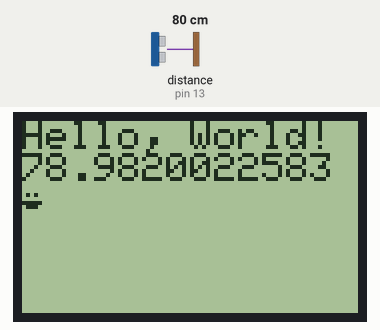
Simulated run of this sketch. Board: Arduino Uno, built with avr-gcc and run on an emulated ATmega328P. Parts: 84×48 one-colour display. Wiring (inferred from the names in the program): ultrasonic range finder: trigger pin 12; echo pin 13. The test bench sets the inputs (shaded band); at power-on: distance to the obstacle (sensor on pin 13) 80 cm. The echo pulse lasts 58.3 µs per cm.

Above: at 1.2 s.
1.3 s: distance to the obstacle (sensor on pin 13) set to 4 cm
At 2.8 s:
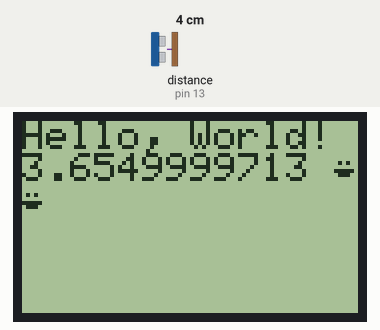
3.1 s: distance to the obstacle (sensor on pin 13) set to 9 cm
At 3.58 s:
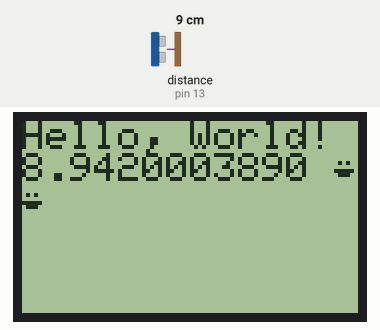
4.6 s: distance to the obstacle (sensor on pin 13) set to 2 cm
At 5.7 s:
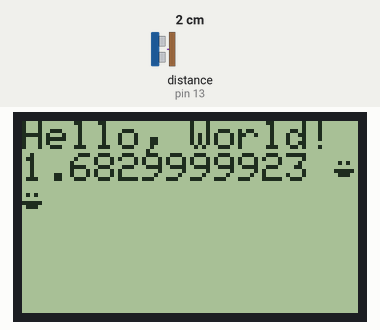
Timing chart, 0 to 7.6 s (numbered marks = the images above; inputs shaded):
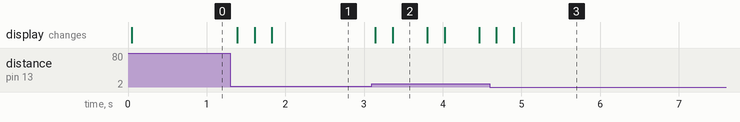

Measured:
- after the input at 1.3 s, the display: changes after 0.09 s (image 1)
- after the input at 3.1 s, the display: first changes at once (image 2 shows a later state)
- after the input at 4.6 s, the display: first changes after 0.08 s (image 3 shows a later state)
- what the display in image 2 shows lasts 0.4 s, from 3.4 s to 3.8 s

The sketch:

PCD8544HelloWorld.ino
```cpp
// (licence header left out)
#include <PCD8544.h>

// A custom glyph (a smiley)...
static const byte glyph[] = { B00010000, B00110100, B00110000, B00110100, B00010000 };

static PCD8544 lcd;

#define Trig 12  //引脚Tring 连接 IO D12
#define Echo 13  //引脚Echo 连接 IO D13

float cm; //距离变量
float temp; //

void setup() {

  pinMode(Trig, OUTPUT);
  pinMode(Echo, INPUT);

  // PCD8544-compatible displays may have a different resolution...
  lcd.begin(84, 48);

  // Add the smiley to position "0" of the ASCII table...
  lcd.createChar(0, glyph);
}


void loop() {
  //给Trig发送一个低高低的短时间脉冲,触发测距
  digitalWrite(Trig, LOW); //给Trig发送一个低电平
  delayMicroseconds(2);    //等待 2微妙
  digitalWrite(Trig,HIGH); //给Trig发送一个高电平
  delayMicroseconds(10);    //等待 10微妙
  digitalWrite(Trig, LOW); //给Trig发送一个低电平

  temp = float(pulseIn(Echo, HIGH)); //存储回波等待时间,
  //pulseIn函数会等待引脚变为HIGH,开始计算时间,再等待变为LOW并停止计时
  //返回脉冲的长度

  //声速是:340m/1s 换算成 34000cm / 1000000μs => 34 / 1000
  //因为发送到接收,实际是相同距离走了2回,所以要除以2
  //距离(厘米)  =  (回波时间 * (34 / 1000)) / 2
  //简化后的计算公式为 (回波时间 * 17)/ 1000

  cm = (temp * 17 )/1000; //把回波时间换算成cm

  // Just to show the program is alive...
  static int counter = 0;

  // Write a piece of text on the first line...
  lcd.setCursor(0, 0);
  lcd.print("Hello, World!");

  // Write the counter on the second line...
  lcd.setCursor(0, 1);
  lcd.print(cm, DEC);
  lcd.write(' ');
  lcd.write(0);  // write the smiley

  // Use a potentiometer to set the LCD contrast...
  // short level = map(analogRead(A0), 0, 1023, 0, 127);
  // lcd.setContrast(level);

  delay(200);
  counter++;
}
```
